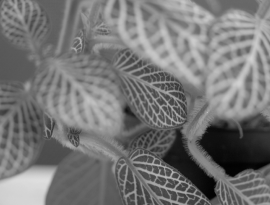
#> input picture img/testna_slika1b.bmp, 270 x 205 px
$ python EDGED_CANNY.py
#> lines starting #> are read from the running program, lines starting #| are printed output that depends on the picture; after the words box and inside, x2 and y2 are one past the last pixel; in counts of white or black regions, pixels touching at a corner belong together
import cv2
import numpy as np
import math
from matplotlib import pyplot as plt

img = cv2.imread('img/testna_slika1b.bmp',0)
#> img is the input picture: shape (205, 270); min 1, max 222, mean 117.9
kernel = np.ones((2,2),np.uint8)#using a kernel to reconstruct the image as per convenience

"""CLOSING OPERATION- is simply the opposite of opening operation in morphological operator
an OPENING OPERATION- is erosion followed by dilation,it is useful in removal of noises
EROSION- is the process of eroding away the boundary of the image , (a pixel in the original image is
considered 1 if all the pixels under the kernel is 1)
DILATION-just the opposite of erosion, used to thicken an image
hence CLOSING= DILATION then EROSION
OPENING=EROSION then DILATION, CLOSING is helpful in smoothening out the object)"""

closing = cv2.morphologyEx(img, cv2.MORPH_CLOSE, kernel)
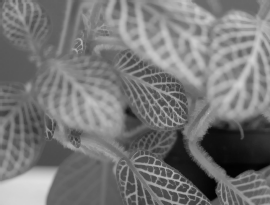
#> closing: shape (205, 270); min 2, max 222, mean 118.7
dilation = cv2.dilate(closing,kernel,iterations = 1)#dilating the closed image
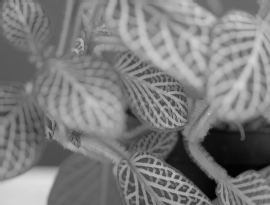
#> dilation: shape (205, 270); min 2, max 222, mean 124.4

"""It is the difference between dilation and erosion of an image.
The result will look like the outline of the object."""

gradient = cv2.morphologyEx(dilation, cv2.MORPH_GRADIENT, kernel)
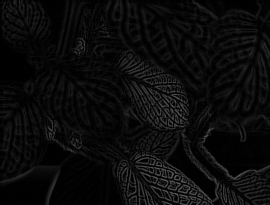
#> gradient: shape (205, 270); min 0, max 99, mean 11.1


edges_inv = cv2.bitwise_not(gradient)#inverting the gradient image so that the edges are better detected
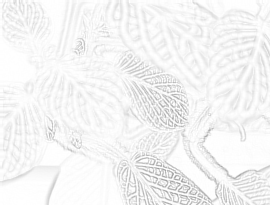
#> edges_inv: shape (205, 270); min 156, max 255, mean 243.9


"""the function psnr will calculate the peak-signal-noise-ratio of two given images
Peak Signal to Noise Ratio ( PSNR) and Mean Square Error (MSE)
are used to comparing the squared error between the original image and the reconstructed image.
There is an inverse relationship between PSNR  and MSE.
When you try to compute the MSE between two identical images,
the value will be zero and hence the PSNR will be undefined (division by zero).
here it is seen the value may come around 0.033 which allows us to approximate
that the images are 30% similar)"""

def psnr(imgORI, imgFIN):
    mse = np.mean( (imgORI - imgFIN) ** 2 )
    if mse == 0:
      return 100
    PIXEL_MAX = 255.0
    return 20 * math.log10(PIXEL_MAX / math.sqrt(mse))

"""the thres function is defined in such a way that an adaptive threshold of the input image is taken
the algorithm gets different thresholds for different areas of the image
threshold value is the weighted sum of neighbourhood values where weights are a gaussian window.
notice 11 is the size of the pixel around which thresholding is performed and C is an arbitrary constant subtracted
from the Gaussian function"""
def cannytest(imgk):
    imgbinar = cv2.bitwise_not(cv2.Canny(imgk,100,200))
    return imgbinar

def thres(imgk):
    imgbinar = cv2.adaptiveThreshold(imgk,255,cv2.ADAPTIVE_THRESH_GAUSSIAN_C,\
            cv2.THRESH_BINARY,11,4)
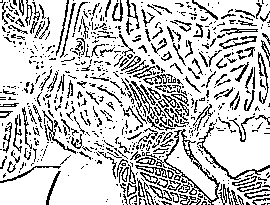
#> imgbinar: shape (205, 270); 77.9% white; black in thin lines or dots

    return imgbinar


imgbinary= thres(edges_inv)#passing the inverted image through the thres filter
imgcanny= cannytest(img)
#> in cannytest, `imgbinar = cv2.bitwise_not(cv2.Canny(imgk,100,200))`:
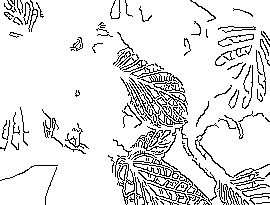
#> imgbinar: shape (205, 270); 88.9% white; black in thin lines or dots


titles = ['Original Image','EDGE-INV','RAW EDGE','CANNY']
images = [img, edges_inv, imgbinary, imgcanny]

for i in range(4):
    plt.subplot(2,2,i+1),plt.imshow(images[i],'gray')
    plt.title(titles[i])
    plt.xticks([]),plt.yticks([])

plt.show()

$ run again, with img/testna_slika3b.bmp copied over img/testna_slika1b.bmp
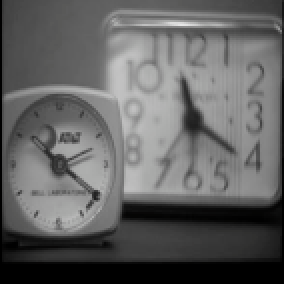
#> input picture img/testna_slika3b.bmp, 142 x 142 px (shown 2 times larger)
#> in thres, `imgbinar = cv2.adaptiveThreshold(imgk,255,cv2.ADAPTIVE_THRESH_GAUSSIAN..`:
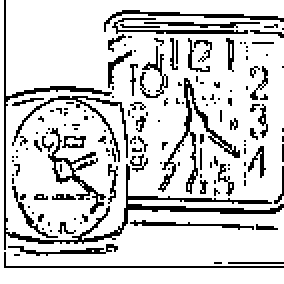
#> imgbinar: shape (142, 142) (shown 2 times larger); 82.2% white; black in thin lines or dots
#> in cannytest, `imgbinar = cv2.bitwise_not(cv2.Canny(imgk,100,200))`:
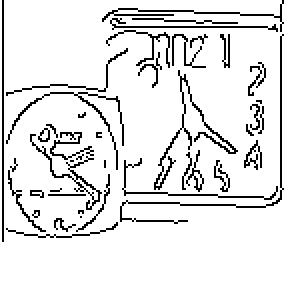
#> imgbinar: shape (142, 142) (shown 2 times larger); 89.3% white; black in thin lines or dots, all inside (x1, y1, x2, y2) = (1, 0, 142, 121)
